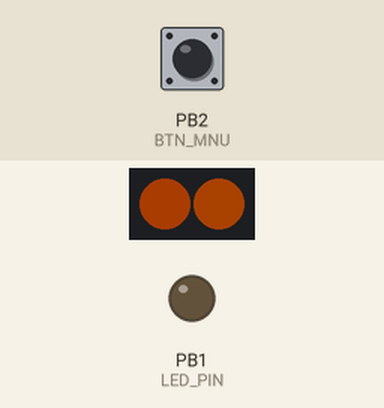
A sketch run on a simulated ATtiny85, built with avr-gcc and run on an emulated ATtiny85. On the bench: 2 RGB LEDs in strip order, left to right, output pins drawn as LEDs (lit = HIGH). The test bench sets the inputs (shaded band); at power-on: PB2 (BTN_MNU) HIGH. Dim RGB values are drawn brighter than linear.

Above: at 1.28 s.
1.3 s: PB2 (BTN_MNU) pulled LOW for 0.15 s
At 1.38 s:
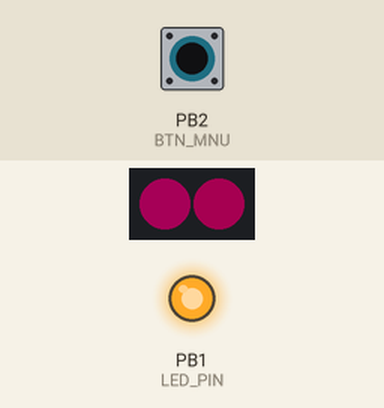
4.3 s: PB2 (BTN_MNU) pulled LOW for 1 s
At 6.5 s:
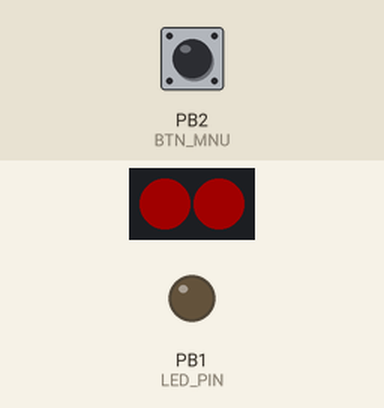
8.3 s: PB2 (BTN_MNU) pulled LOW for 0.15 s
At 8.41 s:
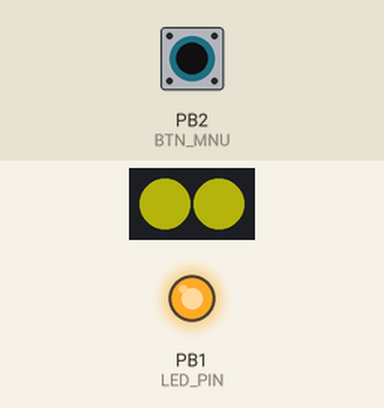
11.3 s: PB2 (BTN_MNU) pulled LOW for 3.2 s
At 14.8 s:
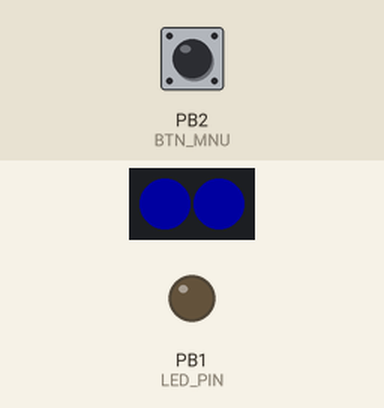
16.0 s: PB2 (BTN_MNU) pulled LOW for 0.15 s
At 16.33 s:
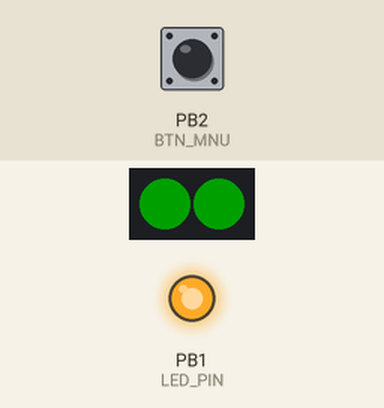
19.0 s: PB2 (BTN_MNU) pulled LOW for 1 s
At 19.52 s:
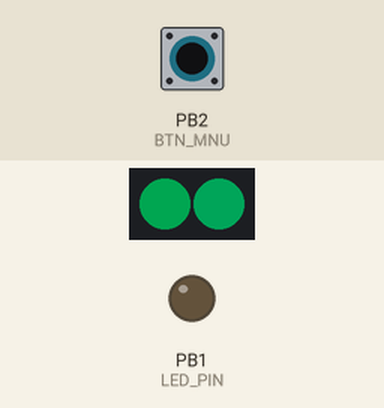
Timing chart, 0 to 24.7 s (numbered marks = the images above; inputs shaded):
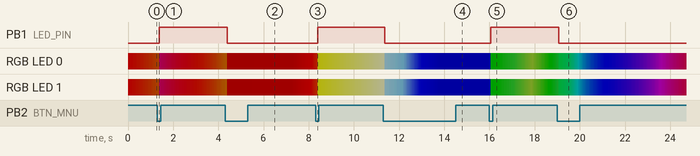

The sketch:

ws2812_with_button.ino
```cpp
/*
 *
 * Alex 9-8-2019 started from debounce example and add fastled features from colorpallette
 * designed to fit digispark attiny85
 * 24-10-2019 added pallette choice
 *
  Debounce

  Each time the input pin goes from LOW to HIGH (e.g. because of a push-button
  press), the output pin is toggled from LOW to HIGH or HIGH to LOW. There's a
  minimum delay between toggles to debounce the circuit (i.e. to ignore noise).

  The circuit:
  - LED attached from pin 1 to ground
  - pushbutton attached from pin 2 to internal pullup active to ground

  http://www.arduino.cc/en/Tutorial/Debounce
*/
#include <FastLED.h>
#include <Button.h>

// constants won't change. They're used here to set pin numbers:
#define BTN_MNU     2      // the number of the menu button
#define BTN_UP      3      // the number of the up button
#define BTN_DN      4      // the number of the down button
#define LED_PIN     1      // the number of the onboard LED pin
#define DATA_PIN    0      // the pin connecting to the led strip
#define NUM_LEDS    2
#define UPDATES_PER_SECOND 20
//#define BRIGHTNESS  10
#define LED_TYPE    WS2812
#define COLOR_ORDER GRB

CRGB leds[NUM_LEDS];
CRGBPalette16 currentPalette;
TBlendType    currentBlending;

// Variables will change:
int ledState = LOW;           // the current state of the output pin
int buttonState;              // the current reading from the input pin
int lastButtonState = LOW;    // the previous reading from the input pin
int mcount = 100;             //count number of button presses
int palettechoice = 1;        //palette chooser
uint8_t brightness = 125;

// the following variables are unsigned longs because the time, measured in
// milliseconds, will quickly become a bigger number than can be stored in an int.
unsigned long lastDebounceTime = 0;  // the last time the output pin was toggled
unsigned long debounceDelay = 50;    // the debounce time; increase if the output flickers


void setup() {
  pinMode(BTN_MNU, INPUT_PULLUP);
  pinMode(BTN_UP,  INPUT_PULLUP);
  pinMode(BTN_DN,  INPUT_PULLUP);
  pinMode(LED_PIN, OUTPUT);

  // set initial LED state
  digitalWrite(LED_PIN, ledState);

  FastLED.addLeds<LED_TYPE, DATA_PIN, COLOR_ORDER>(leds, NUM_LEDS);
  FastLED.setBrightness(brightness);
  //currentPalette = PartyColors_p;// LavaColors_p; //HeatColors_p; //CloudColors_p; //ForestColors_p; //RainbowColors_p;
  currentBlending = LINEARBLEND;
}

void loop() {
  // read the state of the switch into a local variable:
  int reading = digitalRead(BTN_MNU);

  // check to see if you just pressed the button
  // (i.e. the input went from LOW to HIGH), and you've waited long enough
  // since the last press to ignore any noise:

  // If the switch changed, due to noise or pressing:
  if (reading != lastButtonState) {
    // reset the debouncing timer
    lastDebounceTime = millis();
  }

  if ((millis() - lastDebounceTime) > debounceDelay) {
    // whatever the reading is at, it's been there for longer than the debounce
    // delay, so take it as the actual current state:

    // if the button state has changed:
    if (reading != buttonState) {
      buttonState = reading;

      // only toggle the LED if the new button state is LOW+
      if (buttonState == LOW) {
        ledState = !ledState;
        palettechoice += 1;
        //brightness += 20;
        //mcount = mcount + 20;
      }
    }
  }

  // set the onboard LED:
  digitalWrite(LED_PIN, ledState);


  lastButtonState = reading;// save the reading. Next time through the loop, it'll be the lastButtonState
  //leds[0] = CHSV(mcount,0,0); //update first led's color
  //leds[0] = CRGB::Red;
  //FastLED.show();
  //wsledtoggle ();

  ChangePalette();    //set currentPalette based on palettechoice

  static uint8_t startIndex = 0;
    startIndex +=  1; /* motion speed */

    FillLEDsFromPaletteColors( startIndex);

    FastLED.show();
    FastLED.delay(1000 / UPDATES_PER_SECOND);
}

void wsledtoggle ()
{
  if (ledState == HIGH) {
    leds[0] = CRGB::Yellow;
  }
  else {
    leds[0] = CRGB::Black;
  }
  FastLED.show();
}


void FillLEDsFromPaletteColors( uint8_t colorIndex)
{
    //uint8_t brightness = 125;

    for( int i = 0; i < NUM_LEDS; i++) {
        leds[i] = ColorFromPalette( currentPalette, colorIndex, brightness, currentBlending);
        colorIndex += 1;
    }
}

void ChangePalette()
{
  if( palettechoice == 1)  { currentPalette = RainbowColors_p;     currentBlending = LINEARBLEND; }
  if( palettechoice == 2)  { currentPalette = PartyColors_p;       currentBlending = LINEARBLEND; }
  if( palettechoice == 3)  { currentPalette = LavaColors_p;        currentBlending = LINEARBLEND; }
  if( palettechoice == 4)  { currentPalette = HeatColors_p;        currentBlending = LINEARBLEND; }
  if( palettechoice == 5)  { currentPalette = CloudColors_p;       currentBlending = LINEARBLEND; }
  if( palettechoice == 6)  { currentPalette = ForestColors_p;      currentBlending = LINEARBLEND; }
  if( palettechoice == 7)  { currentPalette = RainbowColors_p;     currentBlending = LINEARBLEND;
  palettechoice = 1;}
}
```

Measured:
- after the input at 1.3 s, PB1 (LED_PIN): LOW → HIGH after 0.08 s
- after the input at 4.3 s, PB1 (LED_PIN): HIGH → LOW after 0.08 s
- after the input at 8.3 s, PB1 (LED_PIN): LOW → HIGH after 0.10 s
- after the input at 11.3 s, PB1 (LED_PIN): HIGH → LOW after 0.07 s
- after the input at 16.0 s, PB1 (LED_PIN): LOW → HIGH after 0.05 s
- after the input at 19.0 s, PB1 (LED_PIN): HIGH → LOW after 0.06 s
